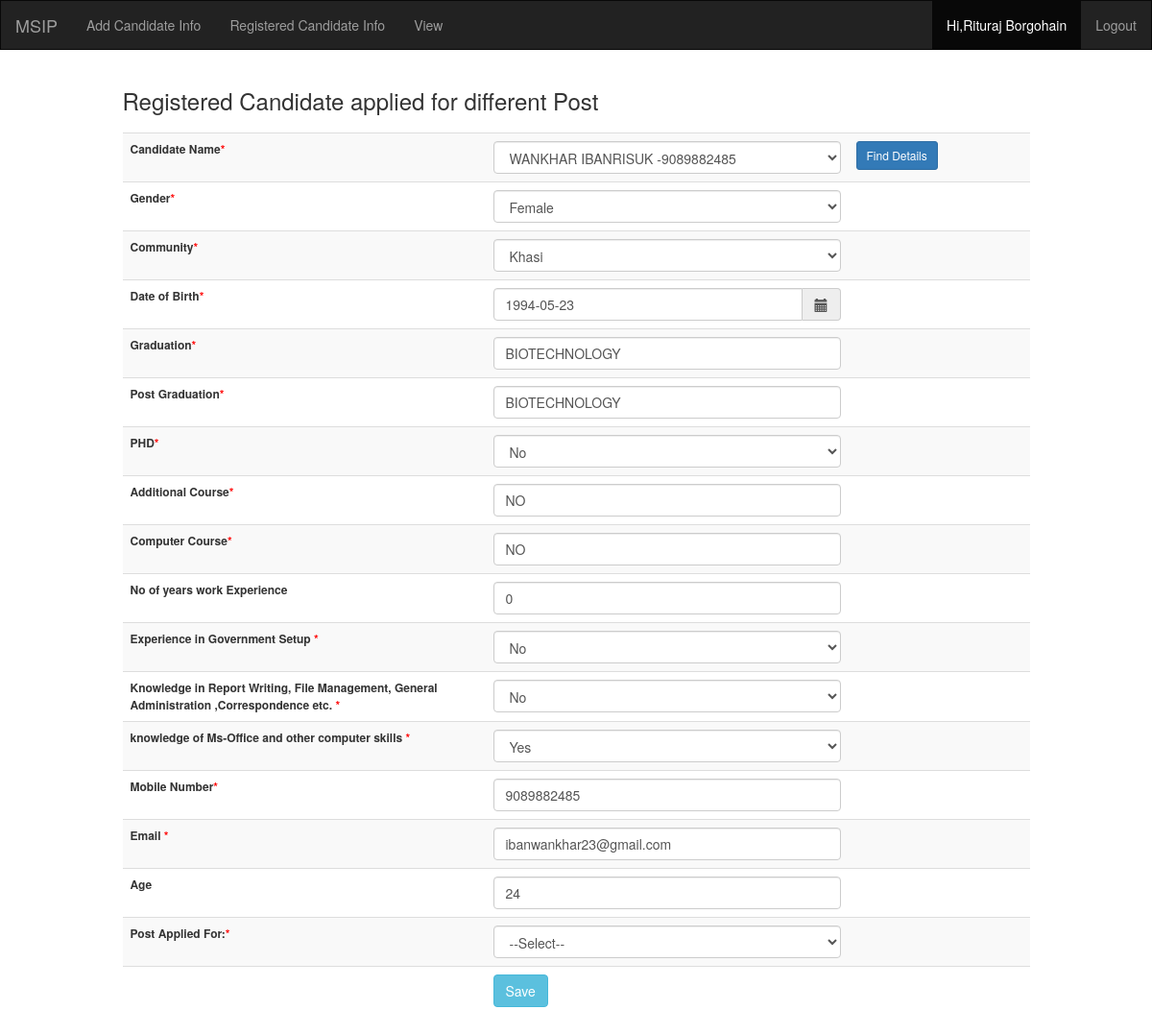
Page /add1.php?name=3 (signed in) on the committed database.
### tables this page shows
CREATE TABLE `applicants` (
  `id` int(11) NOT NULL,
  `name` varchar(100) NOT NULL,
  `gender` varchar(10) NOT NULL,
  `community` varchar(50) NOT NULL,
  `dob` varchar(20) NOT NULL,
  `grad` varchar(50) NOT NULL,
  `post_grad` varchar(50) NOT NULL,
  `phd` varchar(20) NOT NULL DEFAULT 'No',
  `add_course` varchar(100) NOT NULL,
  `comp_course` varchar(200) NOT NULL,
  `exp` varchar(50) NOT NULL,
  `exp_gov` int(11) NOT NULL,
  `know_rep` varchar(10) NOT NULL,
  `know_ms` varchar(10) NOT NULL,
  `qual_remarks` varchar(300) NOT NULL,
  `work_exp` varchar(200) NOT NULL,
  `mob` varchar(15) NOT NULL,
  `email` varchar(70) NOT NULL,
  `curr_age` int(11) NOT NULL,
  `isdelete` int(11) NOT NULL DEFAULT '0'
);

### add1.php (the view, shortened to what this page needs)
<?php
    include("config.php");
    include("header.php");
    $candid="";
    $phd="";
    $gender = "";
    $comm =   "";
    $grad =   "";
    $postgrad =  "";
    $db="";
    $addcourse = "";
    $compcourse =   "" ;
    $exp =   "";
    $govtexp =  "";
    $rep =   "";
    $compskill =   "";
    $mob =  "";
    $email =   "";
    $age="";
    $isval="0";
    $rs=mysqli_query($mysqli,"SELECT id, concat(name,' -',mob) as info from  applicants where isdelete=0 group by name, mob, email order by name");
    if(isset($_GET['name']))
    {
        $candid= $_GET['name'];
        $sr=mysqli_query($mysqli,"SELECT name, gender,a.phd, community, dob, a.grad, a.post_grad, add_course, comp_course, exp, exp_gov, know_rep, know_ms, qual_remarks, work_exp, mob, email, curr_age, b.postid from  applicants a inner join post b on  a.id=b.cand_id where a.id=$candid  and a.isdelete=0 and b.isdelete=0");
        $isval="1";
        while($r= mysqli_fetch_array($sr)) {
            $gender =  $r["gender"];
            $comm =   strtolower($r["community"]);
            $grad =    $r["grad"];
            $phd= strtoupper($r["phd"]);
            $postgrad =   $r["post_grad"];
            $db= $r["dob"];
            $addcourse =  $r["add_course"];
            $compcourse =    $r["comp_course"];
            $exp =   $r["exp"];;
            $govtexp =  $r["exp_gov"];;
            $rep =   $r["know_rep"];
            $compskill =  $r["know_ms"];
            $mob = $r["mob"] ;
            $email =   $r["email"];
            $age= $r["curr_age"];
        }
    }
?>
<div class="container">
<div class="row">
<div class="col-md-1"></div>
<div class="col-md-10">
<h3>Registered Candidate applied for different Post</h3>
</div>
</div>
<div class="row">
<div class="col-md-1"></div>
<div class="col-md-10">
</div>
</div>
<div class="row">
<div class="col-md-1"></div>
<div class="col-md-10">
<table class="table table-striped" width="100%" style="font-size:12px !important;">
<form action="add1.php" method="GET"  name="form1"  >
<tr>
<th width="40%">
    Candidate Name<span class="textmand">*</span>
</th>
<td width="40%">
<select name="name" required   class="form-control" >
<?php while($r= mysqli_fetch_array($rs)) { ?>
    <option value="<?php echo $r["id"]; ?>" <?php if( $r["id"]==$candid)  echo 'selected';    ?> > <?php echo  $r["info"]; ?></option>
<?php } ?>
</td>
 <td>
 <input type="submit" name="Search" value="Find Details" class="btn btn-primary btn-sm">
 </td>
</tr>
</form>
<form action="add1.php" method="POST"  name="form2"   onsubmit="return validation()">
<?php if($isval=="1")
{?>
<tr>
<th>
Gender<span class="textmand">*</span>
</th>
<td>
<select id="gender" name="gender"  required class="form-control"  >
    <option value="F"<?php if($gender=='F') echo 'selected' ?>>Female</option>
    </select>
</td>
 <td></td>
</tr>
<tr>
<th>
Community<span class="textmand" required>*</span>
</th>
<td>
<select id="comm" name="comm"  required  class="form-control" >
    <option value="Khasi" <?php if($comm=='khasi') echo 'selected' ?>>Khasi</option>
    </select>
</td>
 <td></td>
</tr>
<tr>
<th>
Date of Birth<span class="textmand">*</span>
</th>
<td>
<div class='input-group date' class='datetimepicker1'>
<input type="text" name="dob" id="dob" autocomplete="off" class="form-control datepicker"  onblur="age()" placeholder="yyyy-mm-dd" value="<?php echo $db ?>" required
onblur="ValidateDate(this, event.keyCode)" onkeydown="return DateFormat(this, event.keyCode)" maxlength="10" onfocus="this.select();">
<span class="input-group-addon">
                        <span class="glyphicon glyphicon-calendar"></span>
                    </span>
</div>
</td>
 <td>  </td>
</tr>
<tr>
<th>
Graduation<span class="textmand">*</span>
</th>
<td>
<input type="text" name="grad" value="<?php echo $grad ?>" required class="form-control" >
</td>
 <td></td>
</tr>
<tr>
<th>
Post Graduation<span class="textmand">*</span>
</th>
<td>
<input type="text" name="postgrad" value="<?php echo $postgrad ?>" required class="form-control" >
</td>
 <td></td>
</tr>
<tr>
<th>
PHD<span class="textmand">*</span>
</th>
<td>
<select id="phd" name="phd"  required  class="form-control" >
    <option value="NO" <?php if($phd=='NO') echo 'selected' ?>>No</option>
    </select>
</td>
 <td></td>
</tr>
<tr>
<th>
Additional Course<span class="textmand">*</span>
</th>
<td>
<input type="text" name="addcourse" value="<?php echo $addcourse ?>" required class="form-control" >
</td>
 <td></td>
</tr>
<tr>
<th>
Computer Course<span class="textmand">*</span>
</th>
<td>
<input type="text" name="compcourse" value="<?php echo $compcourse ?>" required class="form-control" >
</td>
 <td></td>
</tr>
<tr>
<th>
No of years work Experience
</th>
<td>
<input type="text" name="exp" value="<?php echo $exp ?>" required class="form-control" >
</td>
 <td></td>
</tr>
<tr>
<th>
Experience in Government Setup  <span class="textmand">*</span>
</th>
<td>
<select id="govtexp" name="govtexp"  required  class="form-control" >
    <option value="2" <?php if($govtexp=='2') echo 'selected' ?>>No</option>
    </select>
</td>
 <td></td>
</tr>
<tr>
<th>
Knowledge in Report Writing, File Management, General Administration ,Correspondence etc.  <span class="textmand">*</span>
</th>
<td>
<select id="rep" name="rep"  required  class="form-control" >
    <option value="No" <?php if($rep=='No') echo 'selected' ?>>No</option>
    </select>
</td>
 <td></td>
</tr>
<tr>
<th>
knowledge of Ms-Office and other computer skills <span class="textmand">*</span>
</th>
<td>
    <select id="compskill" name="compskill"  required  class="form-control" >
    <option value="Yes" <?php if($compskill=='Yes') echo 'selected' ?>>Yes</option>
    </select>
</td>
 <td></td>
</tr>
<tr>
<th>
Mobile Number<span class="textmand">*</span>
</th>
<td>
<input type="text" name="mob" id="mob" maxlength="10"  value="<?php echo $mob ?>" required class="form-control" >
</td>
 <td></td>
</tr>
<tr>
<th>
Email <span class="textmand">*</span>
</th>
<td>
<input type="text" name="email" id="email" value="<?php echo $email ?>" required class="form-control" >
</td>
 <td></td>
</tr>
<tr>
<th>
Age
</th>
<td>
<input type="text" name="age" id="age" value="<?php echo $age ?>" required class="form-control" >
</td>
 <td></td>
</tr>
<tr>
<th width="40%">
    Post Applied For:<span class="textmand">*</span>
</th>
<td  width="40%">
    <select name="postapp" required   class="form-control" >
    <option value="">--Select--</option>
    </select>
</td>
 <td></td>
</tr>
<tr>
<td></td>
<td>
<input type="submit" name="Submit" value="Save" class="btn btn-info"  >
</td>
 <td></td>
</tr>
<?php } ?>
</form>
</table>
</div>
</div>
</div>
<?php
    include("footer.php");
?>

### header.php (style rules this page uses)
.textmand { color:red; }

### rows in the picture
applicants: gender "Female", comm "Khasi", dob "1994-05-23", grad "BIOTECHNOLOGY", postgrad "BIOTECHNOLOGY", phd "No", addcourse "NO", compcourse "NO", exp "0", govtexp "No", rep "No", compskill "Yes", mob "9089882485", email "ibanwankhar23@gmail.com", age "24"

### other values in the picture
$_SESSION['name'] "Rituraj Borgohain"
form field name "WANKHAR IBANRISUK -9089882485"
